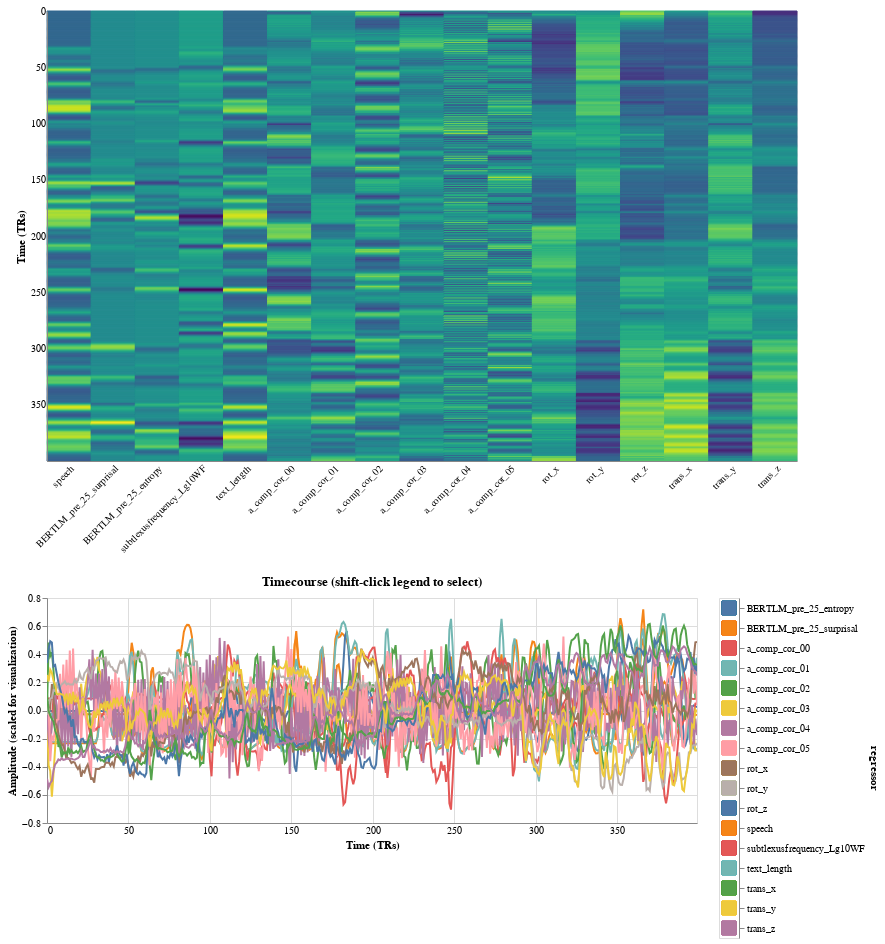

Notebook code for this chart:
### Code cell
# Plot example design matrix
set_models['+'.join(predictors)]['LearningTemporalStructure']['movie'].plot_report()

### Figure 1 — Vega-Lite specification as saved in the notebook (floating-point values rounded to 4 significant figures; data arrays with more than 128 entries replaced by an {"elided": "..."} marker saying what was removed)
{"$schema": "https://vega.github.io/schema/vega-lite/v4.8.1.json", "config": {"scale": {"bandPaddingInner": 0.0}, "view": {"continuousHeight": 300, "continuousWidth": 400}}, "data": {"name": "data-d9fda633a4252cb39936914f8f6af864"}, "datasets": {"data-d9fda633a4252cb39936914f8f6af864": {"elided": "6800 records"}}, "resolve": {"scale": {"color": "independent"}}, "vconcat": [{"encoding": {"fill": {"field": "value", "legend": null, "scale": {"scheme": "viridis"}, "sort": "ascending", "type": "quantitative"}, "stroke": {"field": "value", "legend": null, "scale": {"scheme": "viridis"}, "sort": "ascending", "type": "quantitative"}, "x": {"axis": {"labelAngle": -45, "ticks": false, "title": null}, "field": "regressor", "sort": null, "type": "nominal"}, "y": {"axis": {"labels": true, "ticks": false, "title": "Time (TRs)", "values": [0, 50, 100, 150, 200, 250, 300, 350]}, "field": "scan_number", "type": "ordinal"}}, "height": 450, "mark": "rect", "width": 750}, {"hconcat": [{"encoding": {"color": {"field": "regressor", "legend": null, "type": "nominal"}, "x": {"axis": {"ticks": false, "title": "Time (TRs)", "values": [0, 50, 100, 150, 200, 250, 300, 350]}, "field": "scan_number", "scale": {"domain": [0, 399]}, "type": "quantitative"}, "y": {"axis": {"title": "Amplitude (scaled for visualization)"}, "field": "value", "type": "quantitative"}}, "height": 225, "mark": {"clip": true, "type": "line"}, "title": "Timecourse (shift-click legend to select)", "transform": [{"filter": {"selection": "selector009"}}], "width": 650}, {"encoding": {"color": {"field": "regressor", "legend": null, "type": "nominal"}, "y": {"axis": {"orient": "right"}, "field": "regressor", "type": "nominal"}}, "mark": {"size": 200, "type": "square"}, "selection": {"selector009": {"fields": ["regressor"], "type": "multi"}}}]}]}
